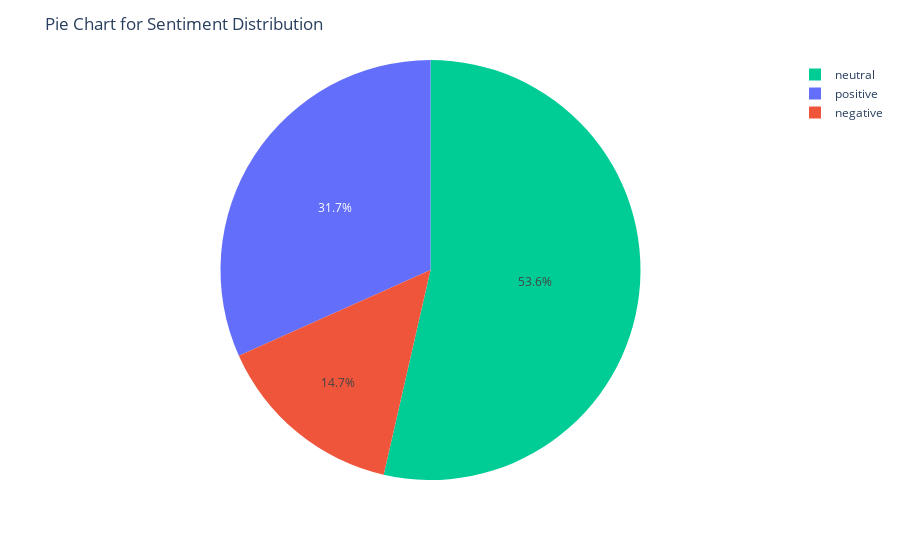

Notebook code for this chart:
### Code cell
# Target label breakdown by percentage seems a bit concerning, neutral is the majority class by far
fig = px.pie(df, names = 'Sentiment', color = 'Sentiment')
fig.update_layout(title = 'Pie Chart for Sentiment Distribution')

### Figure 1 — Plotly figure (JSON) as saved in the notebook; plotly's stock layout.template omitted (floating-point values rounded to 4 significant figures; data arrays with more than 128 entries replaced by an {"elided": "..."} marker saying what was removed)
{"data": [{"customdata": {"elided": "5842x1 str values"}, "domain": {"x": [0, 1], "y": [0, 1]}, "hovertemplate": "Sentiment=%{customdata[0]}<extra></extra>", "labels": {"elided": "5842 str values"}, "legendgroup": "", "marker": {"colors": {"elided": "5842 str values"}}, "name": "", "showlegend": true, "type": "pie"}], "layout": {"legend": {"tracegroupgap": 0}, "margin": {"t": 60}, "title": {"text": "Pie Chart for Sentiment Distribution"}}}
